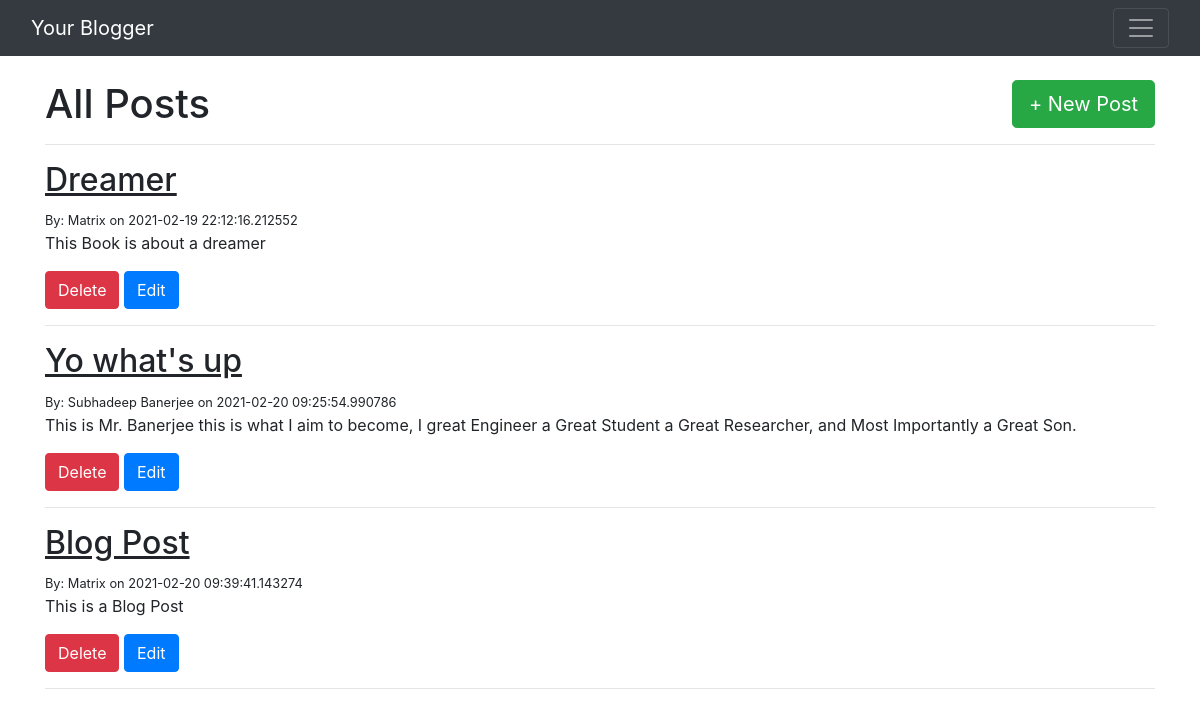
The page /posts on the database its author committed.
### Clever Programmer/app.py (models this page shows, shortened)
class BlogPost(db.Model):
    id = db.Column(db.Integer, primary_key=True)
    title = db.Column(db.String(100), nullable=False)
    content = db.Column(db.Text, nullable=False)
    author = db.Column(db.String(30), nullable=False,
                       default='N/A')
    dataPosted = db.Column(db.DateTime, nullable=False,
                           default=datetime.datetime.utcnow)

### Clever Programmer/app.py (the view)
@app.route('/posts', methods=['GET', 'POST'])
def posts():
    if request.method == 'POST':
        post_title = request.form['title']
        post_content = request.form['content']
        post_author = request.form['author']
        new_post = BlogPost(
            title=post_title, content=post_content, author=post_author
        )
        db.session.add(new_post)  # This will be there for the current runtime
        db.session.commit()  # To save Completely
        return redirect('/posts')
    else:
        all_post = BlogPost.query.order_by(BlogPost.dataPosted).all()
        return render_template('post.html', posts=all_post)

### Clever Programmer/templates/post.html (shortened to what this page needs)
{% extends 'base.html' %}
{% block body %}
<br>
<div>
    <h1 style="display: inline">All Posts</h1>
    <a style="display: inline" class="btn btn-success btn-lg float-right" href="/posts/new">+ New Post</a>
</div>
<hr>
{% for p in posts %}
<h2><u>{{ p.title }}</u></h2>
{% if p.author %}
<small>By: {{ p.author }} on {{ p.dataPosted }} </small>
{% else %}
<small>By: Unknown on {{ p.dataPosted }} </small>
{% endif %}
<p style="white-space:pre-wrap">{{ p.content }}</p>
<a href="/posts/delete/{{ p.id }}" class="btn btn-danger">Delete</a>
<a href="/posts/edit/{{ p.id }}" class="btn btn-primary">Edit</a>
<br>
<hr>
{% endfor %}
{% endblock %}

### Clever Programmer/templates/base.html (shortened to what this page needs)
<!DOCTYPE html>
<html lang="en">
<head>
    <link rel="stylesheet" href="https://maxcdn.bootstrapcdn.com/bootstrap/4.3.1/css/bootstrap.min.css">
</head>
<body>
    <nav class="navbar navbar-dark bg-dark" aria-label="First navbar example">
        <div class="container-fluid">
            <a class="navbar-brand" href="#">Your Blogger</a>
            <button class="navbar-toggler" type="button" data-bs-toggle="collapse" data-bs-target="#navbarsExample01"
                aria-controls="navbarsExample01" aria-expanded="false" aria-label="Toggle navigation">
                <span class="navbar-toggler-icon"></span>
            </button>
        </div>
    </nav>
    <div class="container">
        {% block body %} {% endblock %}
    </div>
</body>
</html>

### rows shown on the page
BlogPost: title "Dreamer", author "Matrix", dataPosted "2021-02-19 22:12:16.212552", content "This Book is about a dreamer"
BlogPost: title "Yo what's up", author "Subhadeep Banerjee", dataPosted "2021-02-20 09:25:54.990786", content "This is Mr. Banerjee this is what I aim to become, I great Engineer a Great Student a Great Researcher, and Most Importantly a Great Son."
BlogPost: title "Blog Post", author "Matrix", dataPosted "2021-02-20 09:39:41.143274", content "This is a Blog Post"
